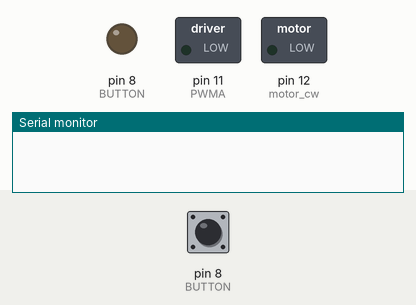
A sketch run on a simulated Arduino Uno, built with avr-gcc and run on an emulated ATmega328P. On the bench: switched loads named in the sketch (green lamp = pin HIGH), output pins drawn as LEDs (lit = HIGH), the last lines printed to the serial monitor. Inputs (shaded band) come from the test bench; at power-on: pin 8 (BUTTON) LOW.

Above: at 1.2 s.
1.3 s: pin 8 (BUTTON) pulled HIGH for 0.15 s
At 3.1 s:
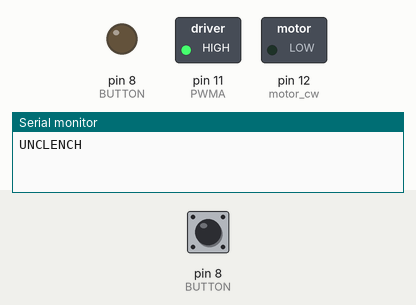
3.4 s: pin 8 (BUTTON) pulled HIGH for 1 s
Timing chart, 0 to 6.4 s (numbered marks = the images above; inputs shaded):
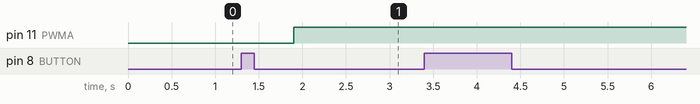

The sketch:

button_actuated.ino
```cpp
// Initializing the array for first deriv of sliding window of 20 datapoints
int count = 0;

int motorSpeed = 255;

const int AIN1 = 13;
const int AIN2 = 4;
const int PWMA = 11;
const int BUTTON = 8;

void setup() {
  pinMode(12, OUTPUT); // motor cw
  pinMode(11, OUTPUT); // motor ccw

  Serial.begin(9600);

  // wait for serial terminal to open
  while (!Serial);
}

void loop() {

  pinMode(BUTTON, INPUT); // button input

  if (digitalRead(BUTTON) == HIGH) {
    //Serial.println(pressed);
    //Serial.print("count: ");
    //Serial.println(count);

    if (count % 2 == 1) {
      Serial.println("CLENCH");
      spinMotor(motorSpeed);
      //Serial.print("loop 1 - count: ");
      //Serial.println(count);
    }

    if (count % 2 == 0) {
      Serial.println("UNCLENCH");
      spinMotor(-motorSpeed);
      //Serial.print("loop 2 - count: ");
      //Serial.println(count);
    }

    count++;
    //Serial.println("restart loops");

    pinMode(BUTTON, OUTPUT); // button output
    digitalWrite(BUTTON, LOW); // ground the button


  }

  delay(100);

}


/********************************************************************************/
void spinMotor(int motorSpeed)                       //function for driving the right motor
{
  if (motorSpeed > 0)                                 //if the motor should drive forward (positive speed)
  {
    digitalWrite(AIN1, HIGH);                         //set pin 1 to high
    digitalWrite(AIN2, LOW);                          //set pin 2 to low
    delay(1500);
    digitalWrite(AIN1, LOW);                          //set pin 1 to low
    digitalWrite(AIN2, LOW);                          //set pin 2 to low

  }
  else if (motorSpeed < 0)                            //if the motor should drive backward (negative speed)
  {
    digitalWrite(AIN1, LOW);                          //set pin 1 to low
    digitalWrite(AIN2, HIGH);                         //set pin 2 to high
    delay(500);
    digitalWrite(AIN1, LOW);                          //set pin 1 to low
    digitalWrite(AIN2, LOW);                          //set pin 2 to low
  }

  delay(100);
  analogWrite(PWMA, abs(motorSpeed));                 //now that the motor direction is set, drive it at the entered speed
}
```

Measured:
- after the input at 1.3 s, pin 11 (PWMA): LOW → HIGH after 0.60 s
